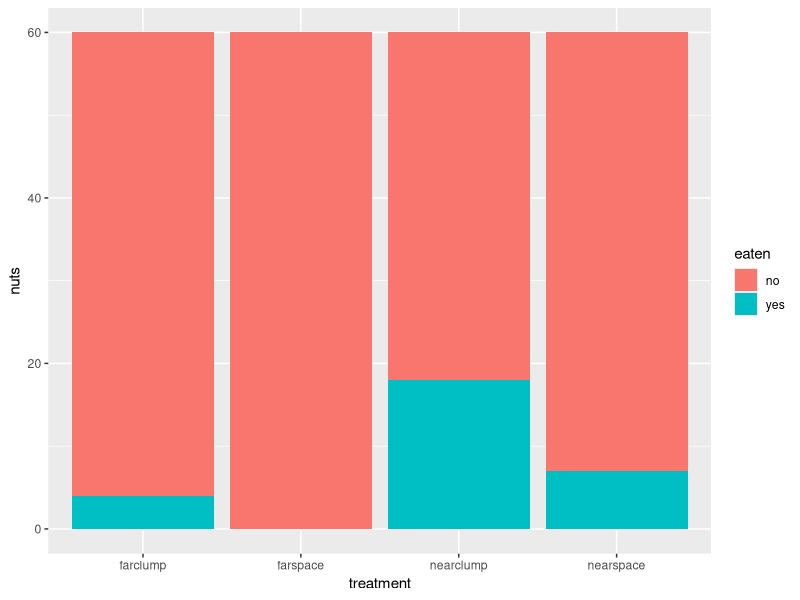
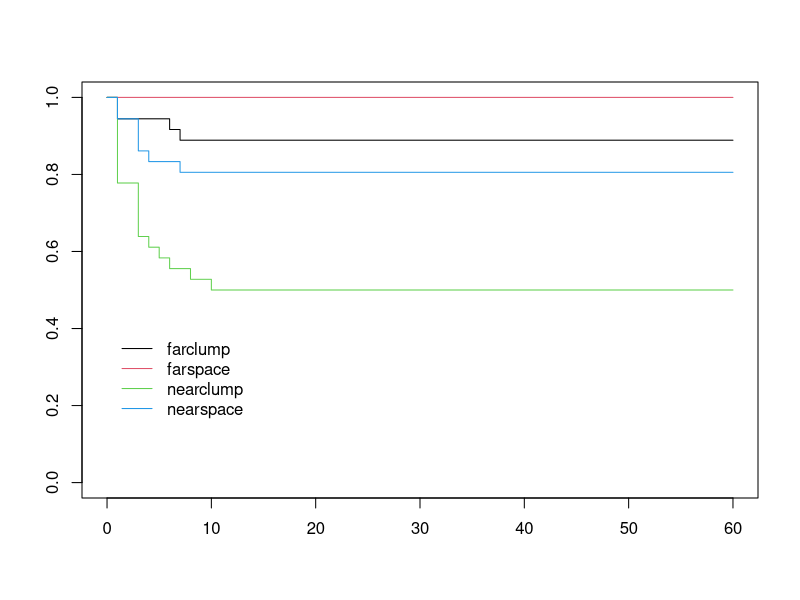

These figures' R source, in order:
Cache=read.csv("artificial cache data.csv",header=TRUE)
TotalEaten=colSums(Cache[,2:5])
NotEaten=60-TotalEaten
mytable=rbind(TotalEaten,NotEaten)
mytable=as.data.frame(mytable)
names(mytable)=names(Cache)[2:5]
library(ggplot2)
library(tidyverse)
mytablelong=pivot_longer(mytable,cols=1:4,names_to="treatment",values_to="nuts")
mytablelong$eaten=c(rep("yes",4),rep("no",4))

ggplot(mytablelong,aes(x=treatment,y=nuts,fill=eaten))+geom_bar(stat="identity")
chisq.test(mytable)


Days=read.csv("daystaken.csv",header=TRUE)
library(survival)
dayslong=pivot_longer(Days,cols=3:6,names_to="treatment",values_to="time")
dayslong$status=as.numeric(dayslong$time!=60)
survfit(Surv(time,status)~treatment,data=dayslong)
plot(survfit(Surv(time,status)~treatment,data=dayslong),col=1:4)
legend(0,0.4,c("farclump","farspace","nearclump","nearspace"),col=1:4,bty="n",lwd=1)

survdiff(Surv(time,status)~treatment,data=dayslong)
